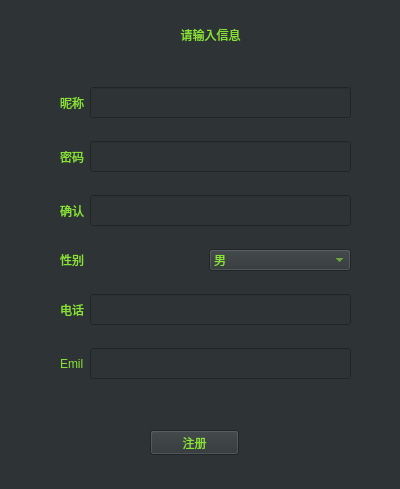
<?xml version="1.0" encoding="UTF-8"?>
<ui version="4.0">
 <class>Register</class>
 <widget class="QWidget" name="Register">
  <property name="geometry">
   <rect>
    <x>0</x>
    <y>0</y>
    <width>400</width>
    <height>489</height>
   </rect>
  </property>
  <property name="windowTitle">
   <string>Form</string>
  </property>
  <property name="styleSheet">
   <string notr="true">background-color: rgb(46, 52, 54);</string>
  </property>
  <widget class="QPushButton" name="register_2">
   <property name="geometry">
    <rect>
     <x>150</x>
     <y>430</y>
     <width>89</width>
     <height>25</height>
    </rect>
   </property>
   <property name="styleSheet">
    <string notr="true">color: rgb(138, 226, 52);</string>
   </property>
   <property name="text">
    <string>注册</string>
   </property>
  </widget>
  <widget class="QLabel" name="label_6">
   <property name="geometry">
    <rect>
     <x>170</x>
     <y>20</y>
     <width>81</width>
     <height>31</height>
    </rect>
   </property>
   <property name="styleSheet">
    <string notr="true">color: rgb(138, 226, 52);</string>
   </property>
   <property name="text">
    <string>&lt;html&gt;&lt;head/&gt;&lt;body&gt;&lt;p align=&quot;center&quot;&gt;请输入信息&lt;/p&gt;&lt;/body&gt;&lt;/html&gt;</string>
   </property>
  </widget>
  <widget class="QWidget" name="layoutWidget">
   <property name="geometry">
    <rect>
     <x>60</x>
     <y>70</y>
     <width>291</width>
     <height>331</height>
    </rect>
   </property>
   <layout class="QVBoxLayout" name="verticalLayout">
    <item>
     <layout class="QHBoxLayout" name="horizontalLayout">
      <item>
       <widget class="QLabel" name="label">
        <property name="styleSheet">
         <string notr="true">color: rgb(138, 226, 52);</string>
        </property>
        <property name="text">
         <string>昵称</string>
        </property>
       </widget>
      </item>
      <item>
       <widget class="QLineEdit" name="name">
        <property name="minimumSize">
         <size>
          <width>171</width>
          <height>31</height>
         </size>
        </property>
        <property name="styleSheet">
         <string notr="true">color: rgb(138, 226, 52);</string>
        </property>
       </widget>
      </item>
     </layout>
    </item>
    <item>
     <layout class="QHBoxLayout" name="horizontalLayout_2">
      <item>
       <widget class="QLabel" name="label_2">
        <property name="styleSheet">
         <string notr="true">color: rgb(138, 226, 52);</string>
        </property>
        <property name="text">
         <string>密码</string>
        </property>
       </widget>
      </item>
      <item>
       <widget class="QLineEdit" name="password">
        <property name="minimumSize">
         <size>
          <width>171</width>
          <height>31</height>
         </size>
        </property>
        <property name="styleSheet">
         <string notr="true">color: rgb(138, 226, 52);</string>
        </property>
       </widget>
      </item>
     </layout>
    </item>
    <item>
     <layout class="QHBoxLayout" name="horizontalLayout_6">
      <item>
       <widget class="QLabel" name="label_7">
        <property name="styleSheet">
         <string notr="true">color: rgb(138, 226, 52);</string>
        </property>
        <property name="text">
         <string>确认</string>
        </property>
       </widget>
      </item>
      <item>
       <widget class="QLineEdit" name="password_sure">
        <property name="minimumSize">
         <size>
          <width>171</width>
          <height>31</height>
         </size>
        </property>
        <property name="styleSheet">
         <string notr="true">color: rgb(138, 226, 52);</string>
        </property>
       </widget>
      </item>
     </layout>
    </item>
    <item>
     <layout class="QHBoxLayout" name="horizontalLayout_3">
      <item>
       <widget class="QLabel" name="label_3">
        <property name="styleSheet">
         <string notr="true">color: rgb(138, 226, 52);</string>
        </property>
        <property name="text">
         <string>性别</string>
        </property>
       </widget>
      </item>
      <item>
       <widget class="QComboBox" name="sex">
        <property name="styleSheet">
         <string notr="true">color: rgb(138, 226, 52);</string>
        </property>
        <item>
         <property name="text">
          <string>男</string>
         </property>
        </item>
        <item>
         <property name="text">
          <string>女</string>
         </property>
        </item>
       </widget>
      </item>
     </layout>
    </item>
    <item>
     <layout class="QHBoxLayout" name="horizontalLayout_4">
      <item>
       <widget class="QLabel" name="label_4">
        <property name="styleSheet">
         <string notr="true">color: rgb(138, 226, 52);</string>
        </property>
        <property name="text">
         <string>电话</string>
        </property>
       </widget>
      </item>
      <item>
       <widget class="QLineEdit" name="tel">
        <property name="minimumSize">
         <size>
          <width>171</width>
          <height>31</height>
         </size>
        </property>
        <property name="styleSheet">
         <string notr="true">color: rgb(138, 226, 52);</string>
        </property>
       </widget>
      </item>
     </layout>
    </item>
    <item>
     <layout class="QHBoxLayout" name="horizontalLayout_5">
      <item>
       <widget class="QLabel" name="label_5">
        <property name="styleSheet">
         <string notr="true">color: rgb(138, 226, 52);</string>
        </property>
        <property name="text">
         <string>Emil</string>
        </property>
       </widget>
      </item>
      <item>
       <widget class="QLineEdit" name="emil">
        <property name="minimumSize">
         <size>
          <width>171</width>
          <height>31</height>
         </size>
        </property>
        <property name="styleSheet">
         <string notr="true">color: rgb(138, 226, 52);</string>
        </property>
       </widget>
      </item>
     </layout>
    </item>
   </layout>
  </widget>
 </widget>
 <resources/>
 <connections/>
</ui>
